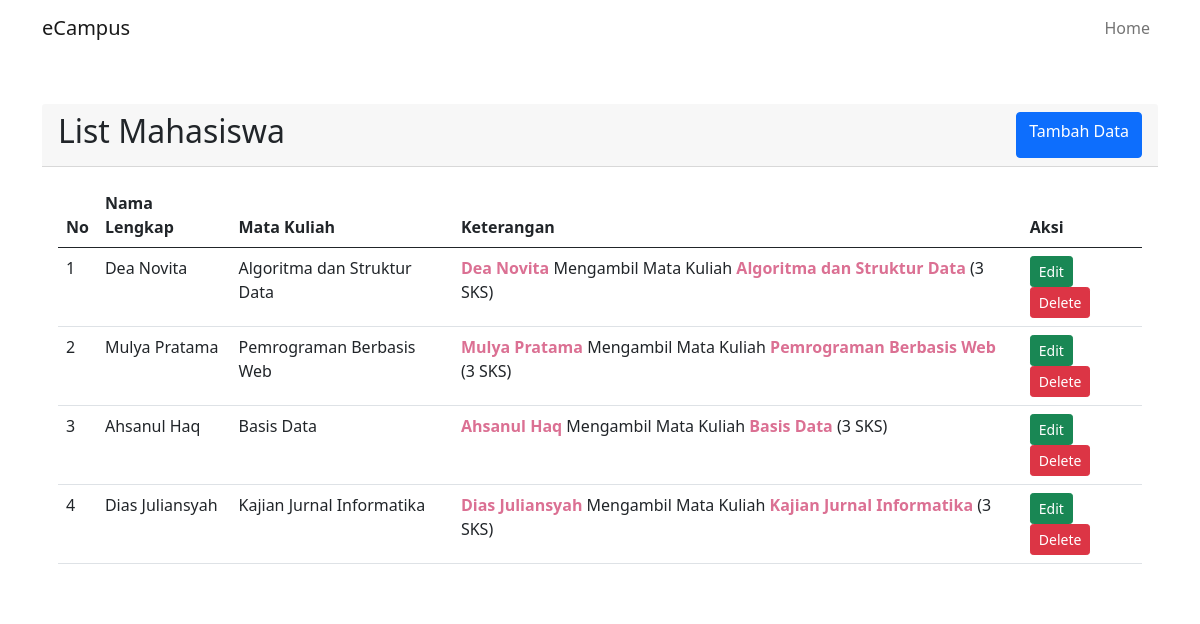
Page /list.php on the committed database.
### tables this page shows
CREATE TABLE `krs` (
  `id` int(11) NOT NULL,
  `mahasiswa_npm` char(13) NOT NULL,
  `matakuliah_kodemk` char(6) NOT NULL
);

CREATE TABLE `mahasiswa` (
  `npm` char(13) NOT NULL,
  `nama` varchar(50) NOT NULL,
  `jurusan` enum('Teknik Informatika','Sistem Informasi') NOT NULL,
  `alamat` text NOT NULL
);

CREATE TABLE `matakuliah` (
  `kodemk` char(6) NOT NULL,
  `nama_mk` varchar(50) NOT NULL,
  `jumlah_sks` int(3) NOT NULL
);

### domain/get_data.php (called while the page is built)
<?php
include('data/koneksi.php');
$query = "SELECT krs.id,mahasiswa.nama,matakuliah.nama_mk,matakuliah.jumlah_sks FROM krs JOIN mahasiswa ON krs.mahasiswa_npm = mahasiswa.npm JOIN matakuliah ON krs.matakuliah_kodemk = matakuliah.kodemk";
$run = mysqli_query($koneksi,$query);

### list.php (the view, shortened to what this page needs)
<?php include('domain/get_data.php'); ?>
<!DOCTYPE html>
<html lang="en">
<head>
    <link href="https://cdn.jsdelivr.net/npm/bootstrap@5.0.2/dist/css/bootstrap.min.css" rel="stylesheet">
</head>
<body>
    <nav class="navbar navbar-expand-lg navbar-light mb-4">
        <div class="container">
            <a class="navbar-brand" href="#">eCampus</a>
            <div class="collapse navbar-collapse" id="navbarSupportedContent">
                <ul class="navbar-nav ms-auto mb-2 mb-lg-0">
                    <li class="nav-item">
                        <a class="nav-link" aria-current="page" href="index.php">Home</a>
                    </li>
                </ul>
            </div>
        </div>
    </nav>
    <div class="container my-5">
        <div class="row">
            <div class="col-md-12">
                <div class="card border-0">
                    <div class="card-header">
                        <div class="d-flex justify-content-between">
                            <h2>List Mahasiswa</h2>
                            <a href="add-form.php" class="btn btn-primary">Tambah Data</a>
                        </div>
                    </div>
                    <div class="card-body">
                        <table class="table">
                            <thead>
                                <tr>
                                    <th>No</th>
                                    <th>Nama Lengkap</th>
                                    <th>Mata Kuliah</th>
                                    <th>Keterangan</th>
                                    <th>Aksi</th>
                                </tr>
                            </thead>
                            <tbody>
                                <?php
                                if (!isset($query)) {
                                    echo "Belum ada yang mengisi form";
                                } else {
                                    while ($row = mysqli_fetch_assoc($run)){
                                        echo '<tr>';
                                        echo '<td>' . $row['id'] . '</td>';
                                        echo '<td>' . $row['nama'] . '</td>';
                                        echo '<td>' . $row['nama_mk'] . '</td>';
                                        echo '<td>' . "<span style='color:palevioletred;font-weight:bolder;'>".$row['nama']."</span>". ' Mengambil Mata Kuliah ' . "<span style='color:palevioletred;font-weight:bolder;'>" . $row['nama_mk'] ."</span>". " (".$row['jumlah_sks'] . ' SKS)' . '</td>';
                                        echo '<td><a href="edit-form.php?id=' . $row['id'] . '">' . '<button class="btn btn-success btn-sm"> <i class="fa fa-edit"></i> Edit </button></a>' . '<a href="delete.php?id=' . $row['id'] . '"> ' . '<button class="btn btn-danger btn-sm"> <i class="fa fa-edit"></i> Delete </button>' . '</td>';
                                        echo '</tr>';
                                    }
                                } ?>
                            </tbody>
                        </table>
                    </div>
                </div>
            </div>
        </div>
    </div>
</body>
</html>

### rows in the picture
krs: id "1", mahasiswa_npm.nama "Dea Novita", matakuliah_kodemk.nama_mk "Algoritma dan Struktur Data", matakuliah_kodemk.jumlah_sks "3"
krs: id "2", mahasiswa_npm.nama "Mulya Pratama", matakuliah_kodemk.nama_mk "Pemrograman Berbasis Web", matakuliah_kodemk.jumlah_sks "3"
krs: id "3", mahasiswa_npm.nama "Ahsanul Haq", matakuliah_kodemk.nama_mk "Basis Data", matakuliah_kodemk.jumlah_sks "3"
krs: id "4", mahasiswa_npm.nama "Dias Juliansyah", matakuliah_kodemk.nama_mk "Kajian Jurnal Informatika", matakuliah_kodemk.jumlah_sks "3"
